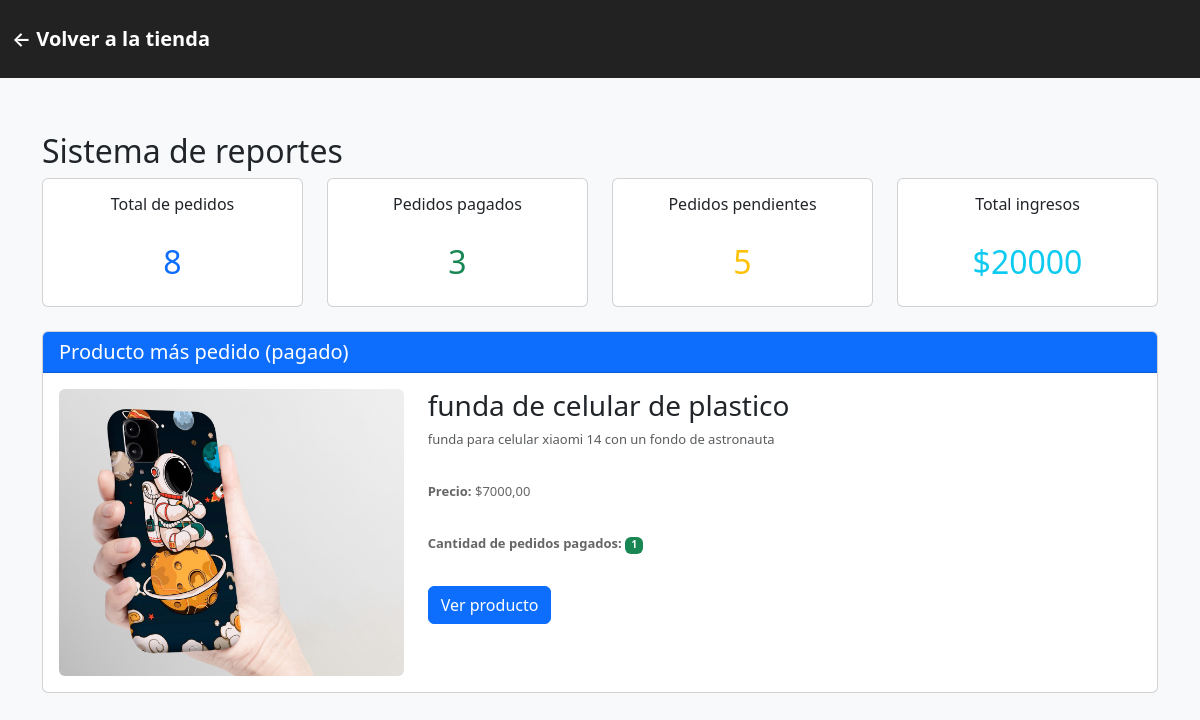
/reportes/, run on the app's committed database.
### myApp/models.py (models this page shows, shortened)
class Producto(models.Model):
    categoria = models.ForeignKey(Categoria, on_delete=models.CASCADE, related_name='productos')
    nombre = models.CharField(max_length=150)
    descripcion = models.TextField(blank=True)
    precio = models.DecimalField(max_digits=10, decimal_places=2)
    stock = models.PositiveIntegerField(default=0)
    activo = models.BooleanField(default=True)

class ProductoImagen(models.Model):
    producto = models.ForeignKey(Producto, on_delete=models.CASCADE, related_name='imagenes')
    imagen = models.ImageField(upload_to= producto_imagen_path)

### myApp/views.py (the view)
# urls.py: path('reportes/', views.reportes, name='reportes'),
def reportes(request):
    producto_mas_pedido = (
        OrdenItem.objects
        .filter(orden__estado_pago='pagado')
        .values('producto')
        .annotate(cantidad_pedidos=Count('id'))
        .order_by('-cantidad_pedidos')
        .first()
    )
    producto_data = None
    if producto_mas_pedido:
        producto = Producto.objects.get(pk=producto_mas_pedido['producto'])
        producto_data = {
            'producto': producto,
            'cantidad_pedidos': producto_mas_pedido['cantidad_pedidos'],
        }
    total_pedidos = Orden.objects.count()
    pedidos_pagados = Orden.objects.filter(estado_pago='pagado').count()
    pedidos_pendientes = Orden.objects.filter(estado_pago='pendiente').count()
    total_ingresos = (
        OrdenItem.objects
        .filter(orden__estado_pago='pagado')
        .aggregate(total=models.Sum('precio_unitario'))['total'] or 0
    )
    context = {
        'producto_mas_pedido': producto_data,
        'total_pedidos': total_pedidos,
        'pedidos_pagados': pedidos_pagados,
        'pedidos_pendientes': pedidos_pendientes,
        'total_ingresos': total_ingresos,
    }
    return render(request, 'reportes.html', context)

### templates/reportes.html (shortened to what this page needs)
{% load static %}
<!DOCTYPE html>
<html lang="es">
<head>
    <link href="https://cdn.jsdelivr.net/npm/bootstrap@5.3.0/dist/css/bootstrap.min.css" rel="stylesheet">
    <link rel="stylesheet" href="{% static 'css/styles.css' %}">
</head>
<body>
<div class="header">
    <div class="container">
        <a href="{% url 'home' %}" class="header-back">← Volver a la tienda</a>
    </div>
</div>
<div class="container py-4">
    <h2>Sistema de reportes</h2>
    <div class="row g-4 mb-4">
        <div class="col-md-3">
            <div class="card text-center">
                <div class="card-body">
                    <h5 class="card-title">Total de pedidos</h5>
                    <h2 class="text-primary">{{ total_pedidos }}</h2>
                </div>
            </div>
        </div>
        <div class="col-md-3">
            <div class="card text-center">
                <div class="card-body">
                    <h5 class="card-title">Pedidos pagados</h5>
                    <h2 class="text-success">{{ pedidos_pagados }}</h2>
                </div>
            </div>
        </div>
        <div class="col-md-3">
            <div class="card text-center">
                <div class="card-body">
                    <h5 class="card-title">Pedidos pendientes</h5>
                    <h2 class="text-warning">{{ pedidos_pendientes }}</h2>
                </div>
            </div>
        </div>
        <div class="col-md-3">
            <div class="card text-center">
                <div class="card-body">
                    <h5 class="card-title">Total ingresos</h5>
                    <h2 class="text-info">${{ total_ingresos|floatformat:0 }}</h2>
                </div>
            </div>
        </div>
    </div>
    <div class="card">
        <div class="card-header bg-primary text-white">
            <h5 class="mb-0">Producto más pedido (pagado)</h5>
        </div>
        <div class="card-body">
            {% if producto_mas_pedido %}
                <div class="row">
                    <div class="col-md-4">
                        {% if producto_mas_pedido.producto.imagenes.all %}
                            <img src="{{ producto_mas_pedido.producto.imagenes.first.imagen.url }}"
                                 alt="{{ producto_mas_pedido.producto.nombre }}"
                                 class="img-fluid rounded"
                                 style="max-height: 300px; object-fit: cover;">
                        {% else %}
                            <div class="bg-light p-5 rounded text-center">
                                <p class="text-muted">Sin imagen</p>
                            </div>
                        {% endif %}
                    </div>
                    <div class="col-md-8">
                        <h3>{{ producto_mas_pedido.producto.nombre }}</h3>
                        <p class="text-muted">{{ producto_mas_pedido.producto.descripcion }}</p>
                        <p>
                            <strong>Precio:</strong> ${{ producto_mas_pedido.producto.precio }}
                        </p>
                        <p>
                            <strong>Cantidad de pedidos pagados:</strong>
                            <span class="badge bg-success">{{ producto_mas_pedido.cantidad_pedidos }}</span>
                        </p>
                        <a href="{% url 'detalle_producto' producto_mas_pedido.producto.pk %}"
                           class="btn btn-primary">Ver producto</a>
                    </div>
                </div>
            {% else %}
                <p class="text-muted">Aún no hay pedidos pagados.</p>
            {% endif %}
        </div>
    </div>
</div>
</body>
</html>

### static/css/styles.css (style rules this page uses)
body { background: #f8f9fa; }
.header { background: #222; padding: 24px 0; color: white; margin-bottom: 30px; }
.header .container { max-width: 1200px; margin: 0 auto; display: flex; justify-content: space-between; align-items: center; }
.header-back { color: #fff; text-decoration: none; font-size: 20px; font-weight: 600; display: inline-block; transition: opacity 0.3s; }
.card-body h5 { font-size: 16px; height: 40px; overflow: hidden; display: -webkit-box; -webkit-line-clamp: 2; -webkit-box-orient: vertical; }
.card-body p { font-size: 13px; color: #666; height: 36px; overflow: hidden; display: -webkit-box; -webkit-line-clamp: 2; -webkit-box-orient: vertical; }

### data on the page
Producto: producto.imagenes.first.imagen (picture), producto.nombre "funda de celular de plastico", producto.descripcion "funda para celular xiaomi 14 con un fondo de astronauta", producto.precio "7000,00"

### other printed values
{{ total_pedidos }} "8"
{{ pedidos_pagados }} "3"
{{ pedidos_pendientes }} "5"
{{ total_ingresos|floatformat:0 }} "20000"
{{ producto_mas_pedido.cantidad_pedidos }} "1"
